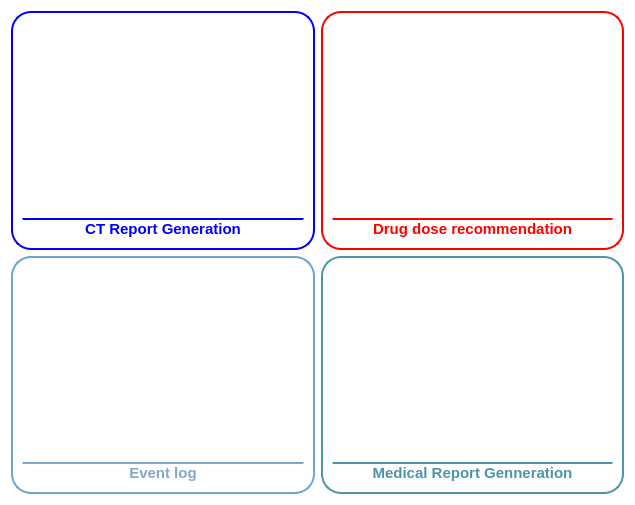
<?xml version="1.0" encoding="UTF-8"?>
<ui version="4.0">
 <class>maindash</class>
 <widget class="QWidget" name="maindash">
  <property name="geometry">
   <rect>
    <x>0</x>
    <y>0</y>
    <width>635</width>
    <height>505</height>
   </rect>
  </property>
  <property name="windowTitle">
   <string>Form</string>
  </property>
  <property name="styleSheet">
   <string notr="true">#maindash{
background-color:white;
}</string>
  </property>
  <layout class="QVBoxLayout" name="verticalLayout">
   <item>
    <layout class="QGridLayout" name="gridLayout">
     <item row="1" column="0">
      <widget class="QFrame" name="el">
       <property name="styleSheet">
        <string notr="true">#el{
border:2px solid rgb(108, 166, 207);
border-radius:20px;
}</string>
       </property>
       <property name="frameShape">
        <enum>QFrame::StyledPanel</enum>
       </property>
       <property name="frameShadow">
        <enum>QFrame::Raised</enum>
       </property>
       <layout class="QVBoxLayout" name="verticalLayout_4">
        <item>
         <widget class="QLabel" name="label_3">
          <property name="styleSheet">
           <string notr="true">#label_3{
background-color:white;
}</string>
          </property>
          <property name="text">
           <string/>
          </property>
          <property name="pixmap">
           <pixmap resource="resource.qrc">:/image/mdr.jpg</pixmap>
          </property>
          <property name="scaledContents">
           <bool>true</bool>
          </property>
         </widget>
        </item>
        <item>
         <widget class="QPushButton" name="ellog">
          <property name="font">
           <font>
            <pointsize>11</pointsize>
            <weight>75</weight>
            <bold>true</bold>
           </font>
          </property>
          <property name="styleSheet">
           <string notr="true">#ellog{
color:rgb(132, 167, 199);
text-align:middle;
background-color:white;
border-top: 2px solid rgb(132, 167, 199);
}
#ellog:pressed{
background-color:rgba(100,255,100,200);
color:rgba(0,0,0,100);
}
#ellog:hover{
color:rgba(0,0,0,200);
}</string>
          </property>
          <property name="text">
           <string>Event log</string>
          </property>
         </widget>
        </item>
       </layout>
      </widget>
     </item>
     <item row="1" column="1">
      <widget class="QFrame" name="mg">
       <property name="styleSheet">
        <string notr="true">#mg{
border:2px solid rgb(78, 149, 171);
border-radius:20px;
}</string>
       </property>
       <property name="frameShape">
        <enum>QFrame::StyledPanel</enum>
       </property>
       <property name="frameShadow">
        <enum>QFrame::Raised</enum>
       </property>
       <layout class="QVBoxLayout" name="verticalLayout_5">
        <item>
         <widget class="QLabel" name="label_4">
          <property name="text">
           <string/>
          </property>
          <property name="pixmap">
           <pixmap resource="resource.qrc">:/image/R-C.jpg</pixmap>
          </property>
          <property name="scaledContents">
           <bool>true</bool>
          </property>
         </widget>
        </item>
        <item>
         <widget class="QPushButton" name="mrlgen">
          <property name="font">
           <font>
            <pointsize>11</pointsize>
            <weight>75</weight>
            <bold>true</bold>
           </font>
          </property>
          <property name="styleSheet">
           <string notr="true">#mrlgen{
color:rgb(78, 148, 169);
text-align:middle;
background-color:white;
border-top: 2px solid rgb(78, 148, 169);
}
#mrlgen:pressed{
background-color:rgba(100,255,100,200);
color:rgba(0,0,0,100);
}
#mrlgen:hover{
color:rgba(0,0,0,200);
}</string>
          </property>
          <property name="text">
           <string>Medical Report Genneration</string>
          </property>
         </widget>
        </item>
       </layout>
      </widget>
     </item>
     <item row="0" column="1">
      <widget class="QFrame" name="rl">
       <property name="styleSheet">
        <string notr="true">#rl{
border:2px solid red;
border-radius:20px;
}</string>
       </property>
       <property name="frameShape">
        <enum>QFrame::StyledPanel</enum>
       </property>
       <property name="frameShadow">
        <enum>QFrame::Raised</enum>
       </property>
       <layout class="QVBoxLayout" name="verticalLayout_3">
        <item>
         <widget class="QLabel" name="label_2">
          <property name="text">
           <string/>
          </property>
          <property name="pixmap">
           <pixmap resource="resource.qrc">:/image/rl.jpg</pixmap>
          </property>
          <property name="scaledContents">
           <bool>true</bool>
          </property>
         </widget>
        </item>
        <item>
         <widget class="QPushButton" name="rl_2">
          <property name="font">
           <font>
            <pointsize>11</pointsize>
            <weight>75</weight>
            <bold>true</bold>
           </font>
          </property>
          <property name="styleSheet">
           <string notr="true">#rl_2{
color:red;
text-align:middle;
background-color:white;
border-top: 2px solid red;
}
#rl_2:pressed{
background-color:rgba(100,255,100,200);
color:rgba(0,0,0,100);
}
#rl_2:hover{
color:rgba(0,0,0,200);
}</string>
          </property>
          <property name="text">
           <string>Drug dose recommendation</string>
          </property>
         </widget>
        </item>
       </layout>
      </widget>
     </item>
     <item row="0" column="0">
      <widget class="QFrame" name="ct">
       <property name="styleSheet">
        <string notr="true">#ct{
border:2px solid blue;
border-radius:20px;
}</string>
       </property>
       <property name="frameShape">
        <enum>QFrame::StyledPanel</enum>
       </property>
       <property name="frameShadow">
        <enum>QFrame::Raised</enum>
       </property>
       <layout class="QVBoxLayout" name="verticalLayout_2">
        <item>
         <widget class="QLabel" name="label">
          <property name="styleSheet">
           <string notr="true">background-color:white;
</string>
          </property>
          <property name="text">
           <string/>
          </property>
          <property name="pixmap">
           <pixmap resource="resource.qrc">:/image/ct3.jpg</pixmap>
          </property>
          <property name="scaledContents">
           <bool>true</bool>
          </property>
         </widget>
        </item>
        <item>
         <widget class="QPushButton" name="ctgen">
          <property name="font">
           <font>
            <pointsize>11</pointsize>
            <weight>75</weight>
            <bold>true</bold>
           </font>
          </property>
          <property name="styleSheet">
           <string notr="true">#ctgen{
color:blue;
text-align:middle;
background-color:white;
border-top: 2px solid blue;
}
#ctgen:pressed{
background-color:rgba(100,255,100,200);
color:rgba(0,0,0,100);
}
#ctgen:hover{
color:rgba(0,0,0,200);
}</string>
          </property>
          <property name="text">
           <string>CT Report Generation</string>
          </property>
         </widget>
        </item>
       </layout>
      </widget>
     </item>
    </layout>
   </item>
  </layout>
 </widget>
 <resources>
  <include location="resource.qrc"/>
 </resources>
 <connections/>
</ui>
